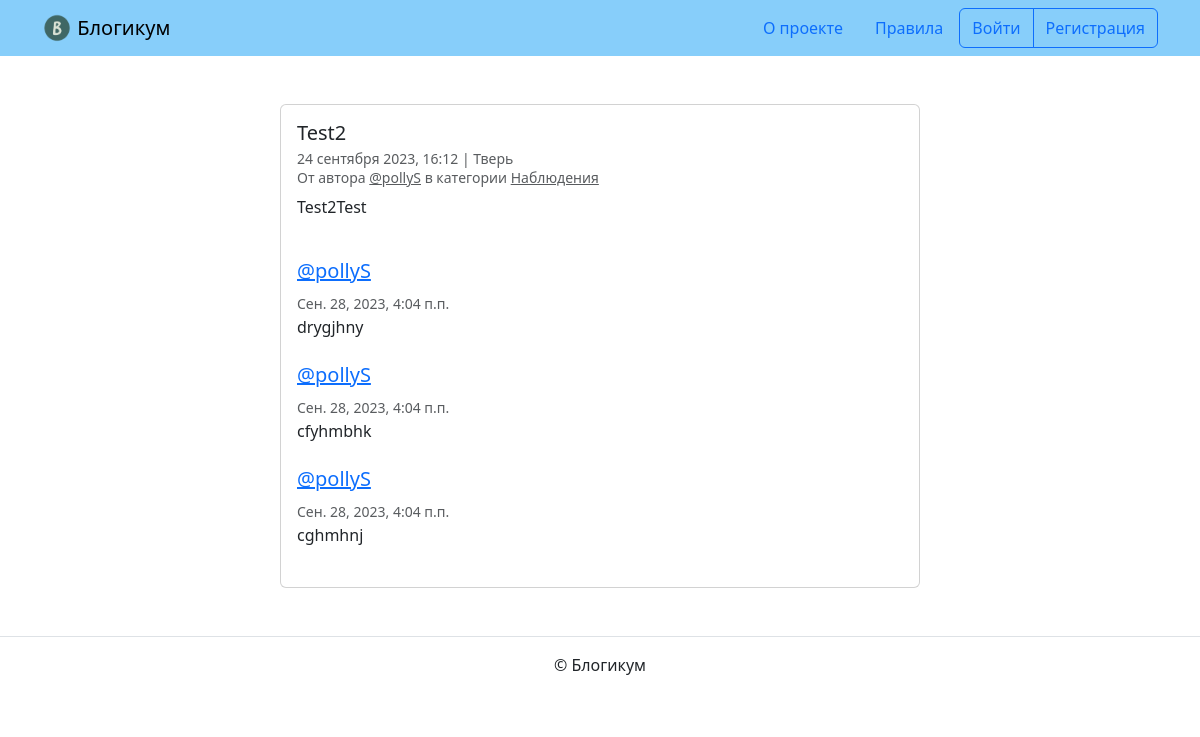
Before: /posts/49/ with the older database file.
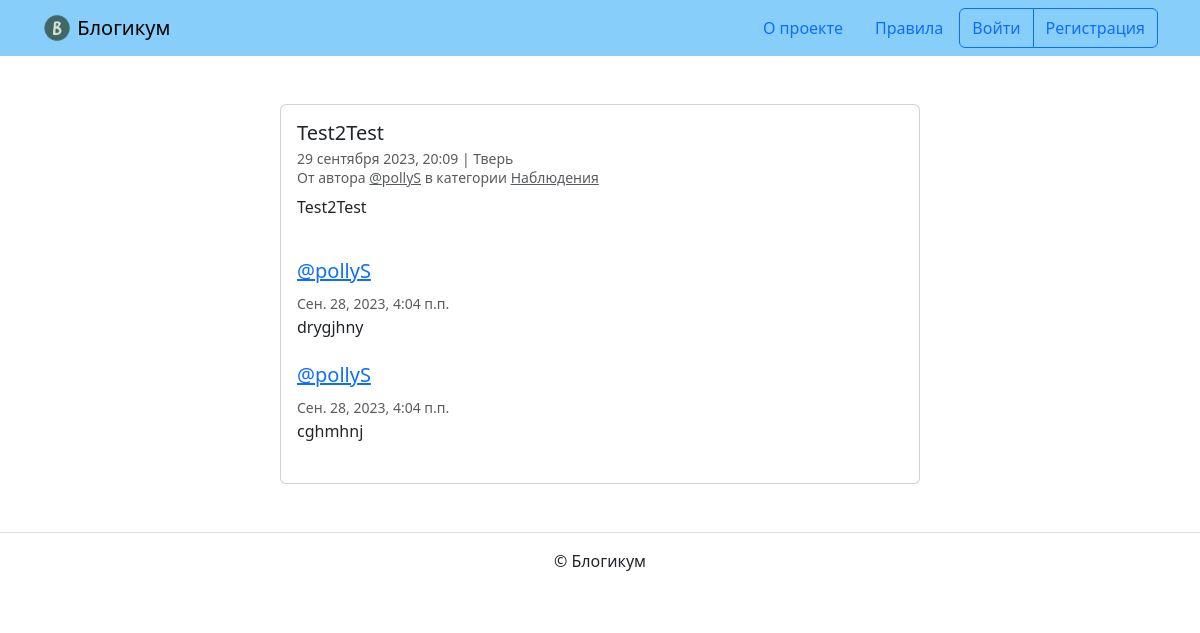
After: the same page with the newer database file.
### blog/models.py (models this page shows, shortened)
class Post(PublishedModel):
    author = models.ForeignKey(
        User,
        on_delete=models.CASCADE,
        verbose_name='Автор публикации'
    )
    title = models.CharField(max_length=256, verbose_name='Заголовок')
    text = models.TextField(verbose_name='Текст')
    pub_date = models.DateTimeField(
        verbose_name='Дата и время публикации',
        help_text='Если установить дату и время в будущем — '
                  'можно делать отложенные публикации.')
    location = models.ForeignKey(
        Location,
        on_delete=models.SET_NULL,
        blank=True,
        null=True,
        verbose_name='Местоположение'
    )
    category = models.ForeignKey(
        Category,
        on_delete=models.SET_NULL,
        null=True,
        verbose_name='Категория'
    )
    objects = models.Manager()
    sorting_objects = SortingPost()
    image = models.ImageField(
        'Изображение', upload_to='posts_images', blank=True)
    class Meta:
        verbose_name = 'публикация'
        verbose_name_plural = 'Публикации'

class Comment(models.Model):
    text = models.TextField('Текст комментария')
    post = models.ForeignKey(
        Post,
        on_delete=models.CASCADE,
        related_name='comments',
    )
    created_at = models.DateTimeField(auto_now_add=True)
    author = models.ForeignKey(User, on_delete=models.CASCADE)
    class Meta:
        ordering = ('created_at',)

class Location(PublishedModel):
    name = models.CharField(max_length=256, verbose_name='Название места')
    class Meta:
        verbose_name = 'местоположение'
        verbose_name_plural = 'Местоположения'

class Category(PublishedModel):
    title = models.CharField(max_length=256, verbose_name='Заголовок')
    description = models.TextField(verbose_name='Описание')
    slug = models.SlugField(
        unique=True,
        verbose_name='Идентификатор',
        help_text='Идентификатор страницы для URL; '
                  'разрешены символы латиницы, цифры, '
                  'дефис и подчёркивание.')
    class Meta:
        verbose_name = 'категория'
        verbose_name_plural = 'Категории'

### blog/views.py (the view)
class PostDetailView(DetailView):
    model = Post
    ordering = 'created_at'
    paginate_by = 10
    def get_context_data(self, **kwargs):
        context = super().get_context_data(**kwargs)
        context['form'] = CommentForm()
        context['comments'] = (
            self.object.comments.select_related(
                'author')
        )
        return context

### templates/blog/post_detail.html (shortened to what this page needs)
{% extends "base.html" %}
{% block content %}
  <div class="col d-flex justify-content-center">
    <div class="card" style="width: 40rem;">
      <div class="card-body">
        <h5 class="card-title">{{ post.title }}</h5>
        <h6 class="card-subtitle mb-2 text-muted">
          <small>
            {{ post.pub_date|date:"d E Y, H:i" }} | {% if post.location and post.location.is_published %}{{ post.location.name }}{% else %}Планета Земля{% endif %}<br>
            От автора <a class="text-muted" href="{% url 'blog:profile' post.author %}">@{{ post.author.username }}</a> в
            категории {% include "includes/category_link.html" %}
          </small>
        </h6>
        <p class="card-text">{{ post.text|linebreaksbr }}</p>
        {% include "includes/comments.html" %}
      </div>
    </div>
  </div>
{% endblock %}

### templates/includes/category_link.html
<a class="text-muted" href="{% url 'blog:category_posts' post.category.slug %}">
  {{ post.category.title }}
</a>

### templates/includes/comments.html (shortened to what this page needs)
{% if user.is_authenticated %}
  {% load django_bootstrap5 %}
{% endif %}
<br>
{% for comment in comments %}
  <div class="media mb-4">
    <div class="media-body">
      <h5 class="mt-0">
        <a href="{% url 'blog:profile' comment.author.username %}" name="comment_{{ comment.id }}">
          @{{ comment.author.username }}
        </a>
      </h5>
      <small class="text-muted">{{ comment.created_at }}</small>
      <br>
      {{ comment.text|linebreaksbr }}
    </div>
  </div>
{% endfor %}

Changed rows visible on the page:
removed Comment: author.username "pollyS", created_at "Сен. 28, 2023, 4:04 п.п.", text "cfyhmbhk"
changed Post "Test2Test": title "Test2" → "Test2Test"; pub_date "24 сентября 2023, 16:12" → "29 сентября 2023, 20:09"
